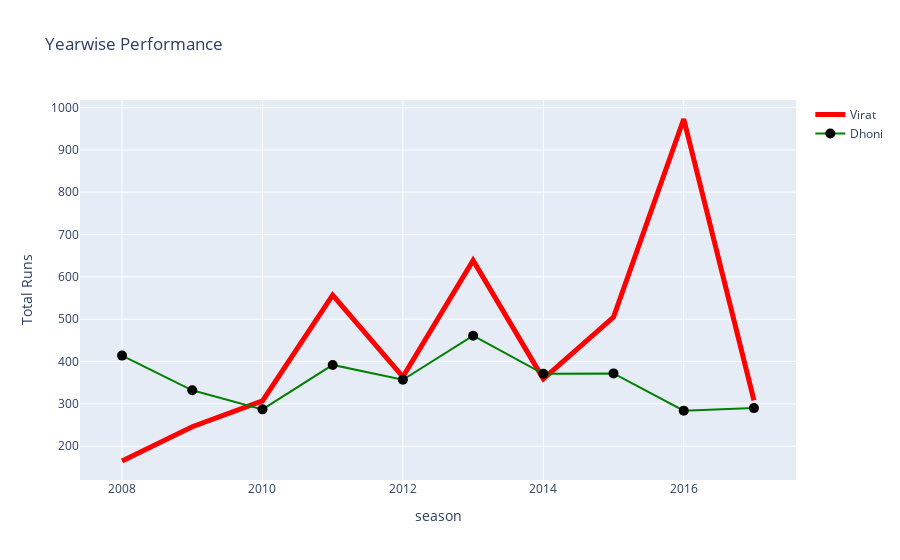

Notebook source saved alongside this figure:
### Code cell
# plotting a line chart 
traceL1=go.Scatter(x=performance['season'],y=performance['total_runs'],
                  mode='lines',
                  marker=dict(color = 'blue'), # controls attributes of marker
                  line=dict(width=5,color='red'), # controls attributes of line
                  name='Virat',      # Attaches a legend 
                 )
traceL2=go.Scatter(x=performance1['season'],y=performance1['total_runs'],
                  mode='lines+markers',
                  marker=dict(color = 'black',size=10),
                  line=dict(width=2,color='green'),
                  name='Dhoni',

                 )


data = [traceL1,traceL2]

layout=go.Layout(title='Yearwise Performance',
                 xaxis=dict(title='season'),
                 yaxis=dict(title='Total Runs')
                )


fig=go.Figure(data=data,layout=layout)


fig.show()

### Figure 1 — Plotly figure (JSON) as saved in the notebook; plotly's stock layout.template omitted (floating-point values rounded to 4 significant figures)
{"data": [{"line": {"color": "red", "width": 5}, "marker": {"color": "blue"}, "mode": "lines", "name": "Virat", "type": "scatter", "x": [2008, 2009, 2010, 2011, 2012, 2013, 2014, 2015, 2016, 2017], "y": [165, 246, 307, 557, 364, 639, 359, 505, 973, 308]}, {"line": {"color": "green", "width": 2}, "marker": {"color": "black", "size": 10}, "mode": "lines+markers", "name": "Dhoni", "type": "scatter", "x": [2008, 2009, 2010, 2011, 2012, 2013, 2014, 2015, 2016, 2017], "y": [414, 332, 287, 392, 357, 461, 371, 372, 284, 290]}], "layout": {"title": {"text": "Yearwise Performance"}, "xaxis": {"title": {"text": "season"}}, "yaxis": {"title": {"text": "Total Runs"}}}}
